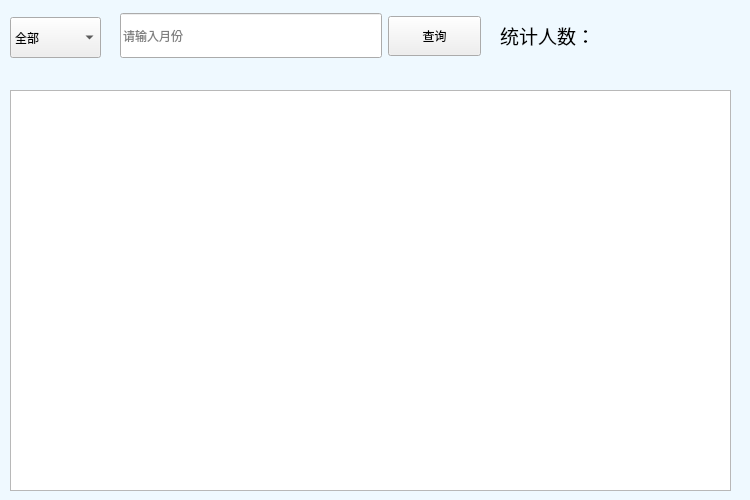
<?xml version="1.0" encoding="UTF-8"?>
<ui version="4.0">
 <class>birthInSpecifiedMonth</class>
 <widget class="QWidget" name="birthInSpecifiedMonth">
  <property name="geometry">
   <rect>
    <x>0</x>
    <y>0</y>
    <width>750</width>
    <height>500</height>
   </rect>
  </property>
  <property name="minimumSize">
   <size>
    <width>600</width>
    <height>500</height>
   </size>
  </property>
  <property name="maximumSize">
   <size>
    <width>800</width>
    <height>500</height>
   </size>
  </property>
  <property name="windowTitle">
   <string>统计指定月份出生的人员信息</string>
  </property>
  <property name="styleSheet">
   <string notr="true">#birthInSpecifiedMonth{ background:rgb(239, 249, 255); }</string>
  </property>
  <widget class="QLabel" name="label">
   <property name="geometry">
    <rect>
     <x>500</x>
     <y>10</y>
     <width>131</width>
     <height>51</height>
    </rect>
   </property>
   <property name="font">
    <font>
     <pointsize>14</pointsize>
    </font>
   </property>
   <property name="text">
    <string>统计人数：</string>
   </property>
  </widget>
  <widget class="QLabel" name="countLabel">
   <property name="geometry">
    <rect>
     <x>600</x>
     <y>20</y>
     <width>91</width>
     <height>31</height>
    </rect>
   </property>
   <property name="font">
    <font>
     <pointsize>14</pointsize>
    </font>
   </property>
   <property name="text">
    <string/>
   </property>
  </widget>
  <widget class="QTableView" name="tableView">
   <property name="geometry">
    <rect>
     <x>10</x>
     <y>90</y>
     <width>721</width>
     <height>401</height>
    </rect>
   </property>
  </widget>
  <widget class="QComboBox" name="comboBox">
   <property name="geometry">
    <rect>
     <x>10</x>
     <y>17</y>
     <width>91</width>
     <height>41</height>
    </rect>
   </property>
   <item>
    <property name="text">
     <string>全部</string>
    </property>
   </item>
   <item>
    <property name="text">
     <string>同学</string>
    </property>
   </item>
   <item>
    <property name="text">
     <string>同事</string>
    </property>
   </item>
   <item>
    <property name="text">
     <string>朋友</string>
    </property>
   </item>
   <item>
    <property name="text">
     <string>亲戚</string>
    </property>
   </item>
  </widget>
  <widget class="QWidget" name="layoutWidget">
   <property name="geometry">
    <rect>
     <x>120</x>
     <y>10</y>
     <width>361</width>
     <height>52</height>
    </rect>
   </property>
   <layout class="QHBoxLayout" name="horizontalLayout">
    <item>
     <widget class="QLineEdit" name="lineEdit">
      <property name="minimumSize">
       <size>
        <width>0</width>
        <height>45</height>
       </size>
      </property>
      <property name="readOnly">
       <bool>false</bool>
      </property>
      <property name="placeholderText">
       <string>请输入月份</string>
      </property>
     </widget>
    </item>
    <item>
     <widget class="QPushButton" name="pushButton">
      <property name="enabled">
       <bool>true</bool>
      </property>
      <property name="minimumSize">
       <size>
        <width>93</width>
        <height>40</height>
       </size>
      </property>
      <property name="maximumSize">
       <size>
        <width>93</width>
        <height>40</height>
       </size>
      </property>
      <property name="text">
       <string>查询</string>
      </property>
     </widget>
    </item>
   </layout>
  </widget>
 </widget>
 <resources/>
 <connections/>
</ui>
